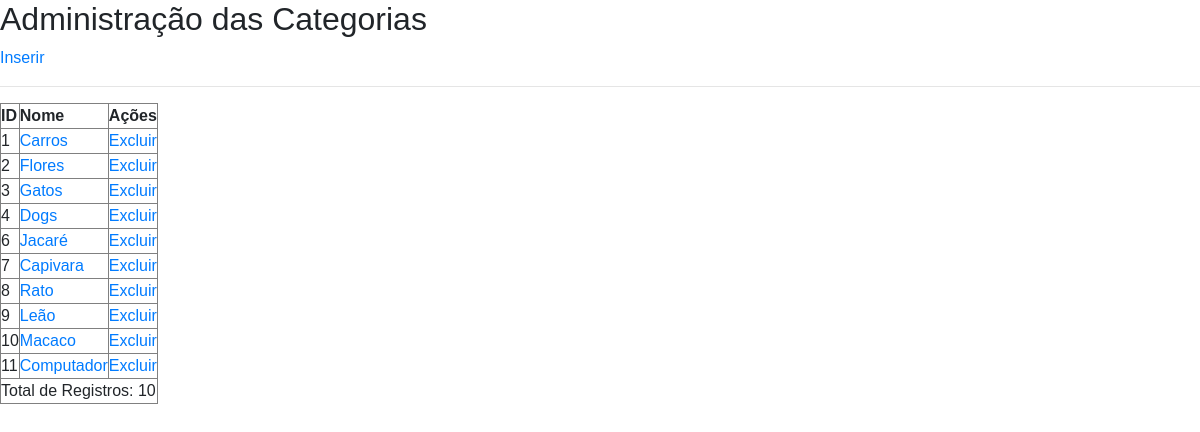
The page /admin/categoria-lista.php on the database its author committed.
### tables this page shows
CREATE TABLE `categorias` (
  `CategoriaID` int(11) NOT NULL,
  `Nome` varchar(100) NOT NULL,
  `Ativo` tinyint(1) NOT NULL
);

### admin/categoria-lista.php (the view, shortened to what this page needs)
<?php
include_once '../includes/_head.php';
$sql = "SELECT * FROM categorias";
$resultado = mysqli_query($conn,$sql);
$total = mysqli_num_rows($resultado);
?>
    <main>
        <h2>Administração das Categorias</h2>
        <a href="categoria-salvar.php">Inserir</a>
        <hr>
        <table border="1">
            <tr>
                <th>ID</th>
                <th>Nome</th>
                <th>Ações</th>
            </tr>
            <?php
            if($resultado){
                while ($dado = mysqli_fetch_array($resultado)) {
            ?>
            <tr>
                <td><?php echo $dado['CategoriaID'];?></td>
                <td><a href="categoria-salvar.php?acao=salvar&id=<?php echo $dado['CategoriaID'];?>"><?php echo $dado['Nome'];?></a></td>
                <td><a href="categoria-processa.php?acao=excluir$id=<?php echo $dado['CategoriaID'];?>">Excluir</a></td>
            </tr>
            <?php
                }
            }else{
            ?>
            <tr>
                <td colspan="3">Rusultados não encontradas</td>
            </tr>
            <?php
            }
            ?>
            <tr>
                <td colspan="3">Total de Registros: <?php echo $total;?></td>
            </tr>
        </table>
    </main>

### css/style.css (style rules this page uses)
* { margin: 0; padding: 0; box-sizing: border-box; font-family: 'Teko', sans-serif; }

### rows shown on the page
categorias: CategoriaID "1", Nome "Carros"
categorias: CategoriaID "2", Nome "Flores"
categorias: CategoriaID "3", Nome "Gatos"
categorias: CategoriaID "4", Nome "Dogs"
categorias: CategoriaID "6", Nome "Jacaré"
categorias: CategoriaID "7", Nome "Capivara"
categorias: CategoriaID "8", Nome "Rato"
categorias: CategoriaID "9", Nome "Leão"
categorias: CategoriaID "10", Nome "Macaco"
categorias: CategoriaID "11", Nome "Computador"

### other values the page prints
$total "10"
